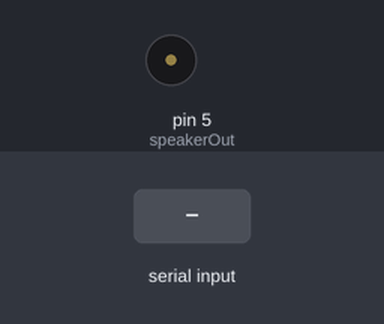
Simulated run of this sketch. Board: Arduino Uno, built with avr-gcc and run on an emulated ATmega328P. On the bench: buzzer (waves = sounding, pin HIGH). Inputs (shaded band) come from the test bench. What the sketch prints to the serial monitor is not drawn.

Above: at 1.3 s.
1.4 s: "1" received over the second serial link
At 2.4 s:
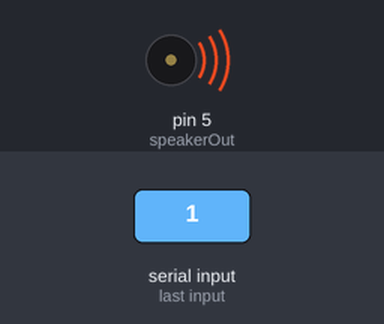
4.1 s: "0" received over the second serial link
At 6.0 s:
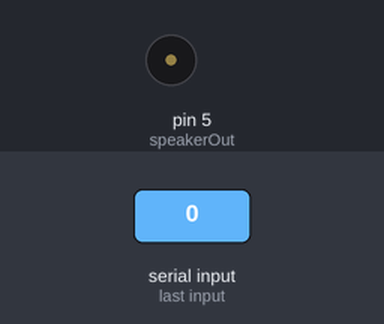
Timing chart, 0 to 7.5 s (numbered marks = the images above; inputs shaded):
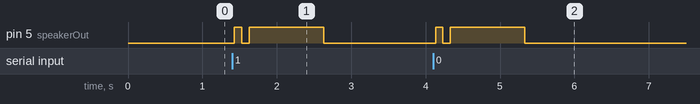

Measured:
- after the input at 1.4 s, pin 5 (speakerOut): LOW → HIGH at once, → LOW 0.10 s later, → HIGH 0.10 s later, → LOW 1.0 s later
- after the input at 4.1 s, pin 5 (speakerOut): LOW → HIGH at once, → LOW 0.10 s later, → HIGH 0.10 s later, → LOW 1.0 s later

The sketch:

arduino_rfid_ethernet_mysql.ino
```cpp
#include <SoftwareSerial.h>
#include <SPI.h>
SoftwareSerial rfid = SoftwareSerial(6, 7);
#include <Ethernet.h>

// Enter a MAC address for your controller below.
// Newer Ethernet shields have a MAC address printed on a sticker on the shield
byte mac[] = {
  0x90, 0xA2, 0xDA, 0x0F, 0x3A, 0xDC};
// if you don't want to use DNS (and reduce your sketch size)
// use the numeric IP instead of the name for the server:
//IPAddress server(74,125,232,128);  // numeric IP for Google (no DNS)
IPAddress server(10,42,0,1);   // name address for Google (using DNS)

// Set the static IP address to use if the DHCP fails to assign
IPAddress ip(10,42,0,10);

// Initialize the Ethernet client library
// with the IP address and port of the server
// that you want to connect to (port 80 is default for HTTP):
EthernetClient client;
  String msg;
String ID = "020043601736, 020043DFF866" ;  //string to store allowed cards
int speakerOut = 5;
void setup()
{
  Serial.begin(9600);
  Serial.println("Serial Ready");
    delay(100);

  pinMode(speakerOut, OUTPUT);
}

void loop(){

    rfid.begin(9600);
  Serial.println("RFID Ready");

  while(rfid.available()>0){
    char c;
  Serial.println("Access 1.");
    for(int thin = 0; thin <14; thin++)
    {
      c=rfid.read();
      msg += c;

    }   Serial.println("Access 2.");
       digitalWrite(speakerOut,HIGH);
    delay(100);
    digitalWrite(speakerOut,LOW);
    delay(100);
  Serial.println(msg);
     if(msg.length()==14) {
  msg=msg.substring(1,13);
  Serial.println(msg);
  if(ID.indexOf(msg)>=0) {
    Serial.println("Access granted.");
    digitalWrite(speakerOut,HIGH);
    delay(100);
    digitalWrite(speakerOut,LOW);
    delay(100);
    digitalWrite(speakerOut,HIGH);
    delay(100);
    digitalWrite(speakerOut,LOW);

     Serial.println("connecting DB...");
 // start the Ethernet connection:
  if (Ethernet.begin(mac) == 0) {
    Serial.println("Failed to configure Ethernet using DHCP");
    // no point in carrying on, so do nothing forevermore:
    // try to congifure using IP address instead of DHCP:
    Ethernet.begin(mac, ip);
  }
  // give the Ethernet shield a second to initialize:
  delay(1000);
  // if you get a connection, report back via serial:
  if (client.connect(server, 80)) {
    Serial.println("connected");
    // Make a HTTP request:
   //client.print("GET /rec.php HTTP/1.1\n");
    client.print("GET /inm.php?name=");
    client.print(msg);
    client.println(" HTTP/1.1");
    client.println("Host: 10.42.0.1");
    client.println("Connection: close");
    client.println();
  }
  else {
    // kf you didn't get a connection to the server:
    Serial.println("connection failed");
  }

     msg="";
      rfid.end();
      delay(1000);
  while(rfid.read() != -1) {}; //This one to clear the buffer?


  }
  else {
    Serial.println("Access denied.");
    digitalWrite(speakerOut,HIGH);
    delay(1000);
    digitalWrite(speakerOut,LOW);
     delay(1000);
     msg="";
     while(rfid.read() != -1) {}; //This one to clear the buffer?
  }
}


}
rfid.end();
}
```
